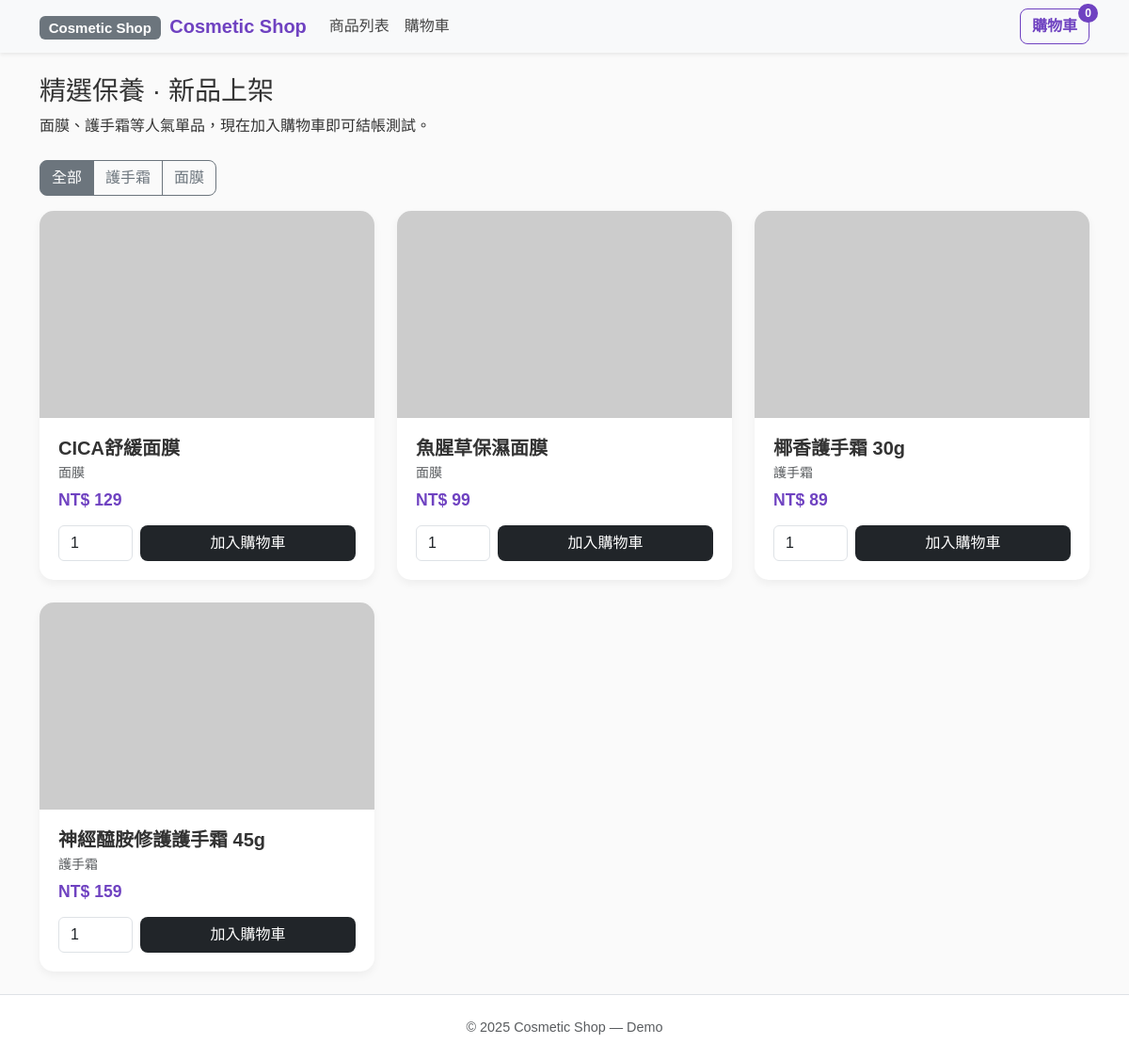
Page /products on the committed database.
### app.py (models this page shows)
class Product(db.Model):
    __tablename__ = "products"
    id = db.Column(db.String(64), primary_key=True)       # 例如 "mask-cica"
    name = db.Column(db.String(120), nullable=False)
    price = db.Column(db.Numeric(10, 2), nullable=False)  # Decimal
    category = db.Column(db.String(50), index=True)
    img = db.Column(db.String(500))
    desc = db.Column(db.Text)
    created_at = db.Column(db.DateTime(timezone=True), server_default=func.now())

### app.py (the view)
@app.route("/products")
def products():
    cat = request.args.get("cat")
    if cat:
        items = Product.query.filter_by(category=cat).order_by(Product.created_at.desc()).all()
    else:
        items = Product.query.order_by(Product.created_at.desc()).all()
    all_items = Product.query.with_entities(Product.category).all()
    categories = sorted({c[0] for c in all_items if c[0]})
    return render_template("products.html", items=items, categories=categories, current_cat=cat)

### app.py (called while the page is built)
def _get_cart():
    return session.setdefault("cart", {})

@app.context_processor
def inject_cart_count():
    cart = _get_cart()
    count = sum(int(q) for q in cart.values())
    return {"cart_count": count}

### templates/products.html (shortened to what this page needs)
{% extends "base.html" %}
{% block content %}
<div class="hero mb-4">
  <h1 class="h3 mb-2">精選保養 · 新品上架</h1>
  <p class="mb-0">面膜、護手霜等人氣單品，現在加入購物車即可結帳測試。</p>
</div>
<div class="filter mb-3">
  <div class="btn-group" role="group" aria-label="category filter">
    <a class="btn btn-outline-secondary {{ 'active' if not current_cat else '' }}"
       href="{{ url_for('products') }}">全部</a>
    {% for c in categories %}
      <a class="btn btn-outline-secondary {{ 'active' if current_cat==c else '' }}"
         href="{{ url_for('products', cat=c) }}">{{ c }}</a>
    {% endfor %}
  </div>
</div>
<div class="row g-4">
  {% for p in items %}
  <div class="col-12 col-sm-6 col-lg-4">
    <div class="card product-card h-100">
      <img class="product-thumb" src="{{ p.img }}" alt="{{ p.name }}">
      <div class="card-body d-flex flex-column">
        <h5 class="card-title mb-1">{{ p.name }}</h5>
        <div class="text-muted small mb-2">{{ p.category }}</div>
        <div class="price h5 mb-3">NT$ {{ '%.0f'|format(p.price) }}</div>
        <form action="{{ url_for('add_to_cart') }}" method="post" class="mt-auto d-flex gap-2">
          <input type="number" name="qty" value="1" min="1" class="form-control w-25">
          <button class="btn btn-dark flex-fill" type="submit">加入購物車</button>
        </form>
      </div>
    </div>
  </div>
  {% endfor %}
</div>
{% endblock %}

### templates/base.html (shortened to what this page needs)
<!DOCTYPE html>
<html lang="zh-Hant">
<head>
    <link href="https://cdn.jsdelivr.net/npm/bootstrap@5.3.3/dist/css/bootstrap.min.css" rel="stylesheet">
    <link rel="stylesheet" href="{{ url_for('static', filename='styles.css') }}">
</head>
<body>
    <nav class="navbar navbar-expand-lg navbar-light bg-light shadow-sm">
        <div class="container">
            <a class="navbar-brand fw-bold text-primary" href="{{ url_for('products') }}">
                <span class="badge bg-secondary me-1">Cosmetic Shop</span> Cosmetic Shop
            </a>
            <div class="collapse navbar-collapse" id="navbarNav">
                <ul class="navbar-nav me-auto">
                    <li class="nav-item">
                        <a class="nav-link" href="{{ url_for('products') }}">商品列表</a>
                    </li>
                    <li class="nav-item">
                        <a class="nav-link" href="{{ url_for('cart') }}">購物車</a>
                    </li>
                </ul>
                <div class="ms-auto d-flex align-items-center">
                    <a class="btn btn-outline-dark btn-cart" href="{{ url_for('cart') }}">
                        購物車
                        <span class="cart-count">{{ cart_count or 0 }}</span>
                    </a>
                </div>
            </div>
        </div>
    </nav>
    <div class="container my-4">
        {% block content %}{% endblock %}
    </div>
    <footer class="text-center text-muted py-4 border-top">
        © 2025 Cosmetic Shop — Demo
    </footer>
</body>
</html>

### static/styles.css (style rules this page uses)
body { font-family: "Noto Sans TC", "Microsoft JhengHei", sans-serif; background-color: #fafafa; color: #333; margin: 0; padding: 0; }
.navbar { background: #ffffff; box-shadow: 0 2px 5px rgba(0, 0, 0, 0.05); }
.navbar-brand { font-weight: 700; color: #6f42c1 !important; }
.navbar-nav .nav-link { font-weight: 500; color: #444 !important; }
.navbar .btn-cart { position: relative; left: auto !important; right: 0; display: inline-flex; align-items: center; gap: 0.25rem; font-weight: 600; border-color: #6f42c1; }
.navbar .btn-cart .cart-count { position: absolute; top: -6px; right: -10px; background: #6f42c1; color: #fff; font-size: 0.75rem; line-height: 1; padding: 0.25rem 0.45rem; border-radius: 999px; min-width: 18px; text-align: center; }
.card { border: none; border-radius: 15px; box-shadow: 0 4px 10px rgba(0, 0, 0, 0.05); transition: all 0.2s ease-in-out; }
.card img { border-top-left-radius: 15px; border-top-right-radius: 15px; height: 220px; object-fit: cover; }
.card-body { padding: 1.25rem; }
.card-title { font-weight: 600; color: #333; }
.price { font-size: 1.1rem; font-weight: 700; color: #6f42c1; }
.btn-dark { background-color: #212529; border: none; transition: all 0.2s; }
footer { font-size: 0.9rem; background-color: #fff; border-top: 1px solid #eee; padding-top: 1.5rem; padding-bottom: 1.5rem; color: #666; }
.btn { border-radius: 8px; font-weight: 500; }
.btn-outline-dark { border-color: #6f42c1; color: #6f42c1; }

### rows in the picture
Product: name "CICA舒緩面膜", category "面膜", price "129"
Product: name "魚腥草保濕面膜", category "面膜", price "99"
Product: name "椰香護手霜 30g", category "護手霜", price "89"
Product: name "神經醯胺修護護手霜 45g", category "護手霜", price "159"

### other values in the picture
{{ cart_count or 0 }} "0"
{{ c }} "護手霜" "面膜"
